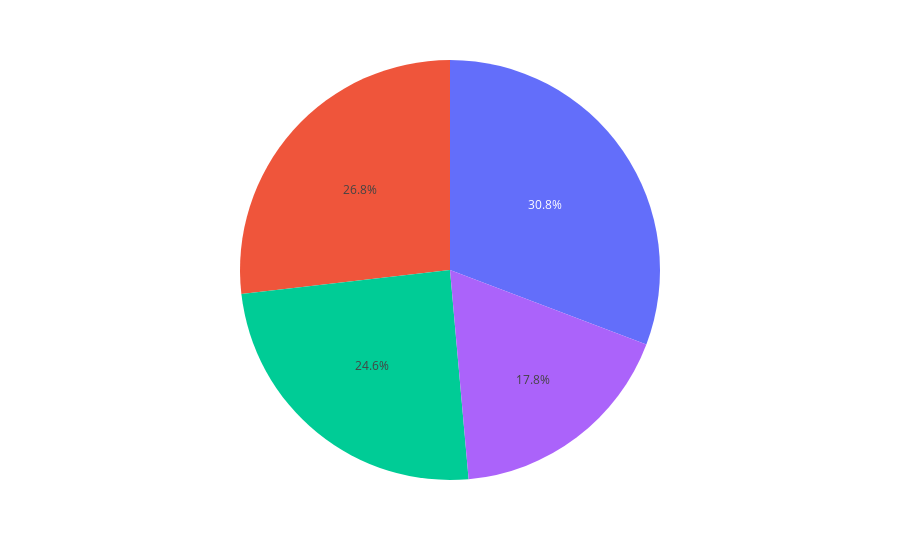

Source (notebook cell):
### Code cell
import plotly.express as px


fig = px.pie(df.groupby(['weather']).mean(), values='count')
fig.show()

### Figure 1 — Plotly figure (JSON) as saved in the notebook; plotly's stock layout.template omitted (floating-point values rounded to 4 significant figures)
{"data": [{"domain": {"x": [0, 1], "y": [0, 1]}, "hovertemplate": "count=%{value}<extra></extra>", "legendgroup": "", "name": "", "showlegend": false, "type": "pie", "values": [205.2, 179.0, 118.8, 164]}], "layout": {"legend": {"tracegroupgap": 0}, "margin": {"t": 60}}}
